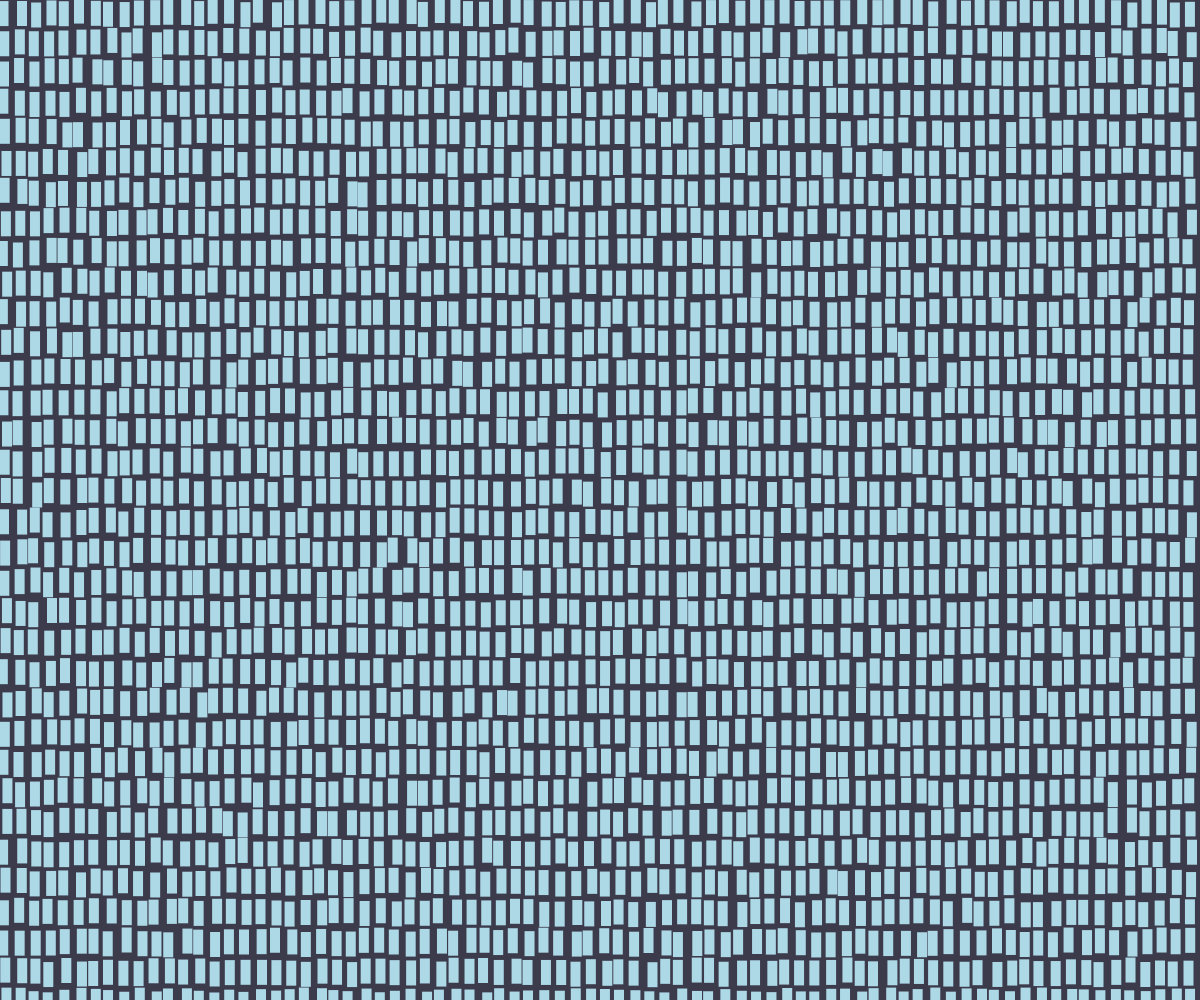
Frame 1 (no input)
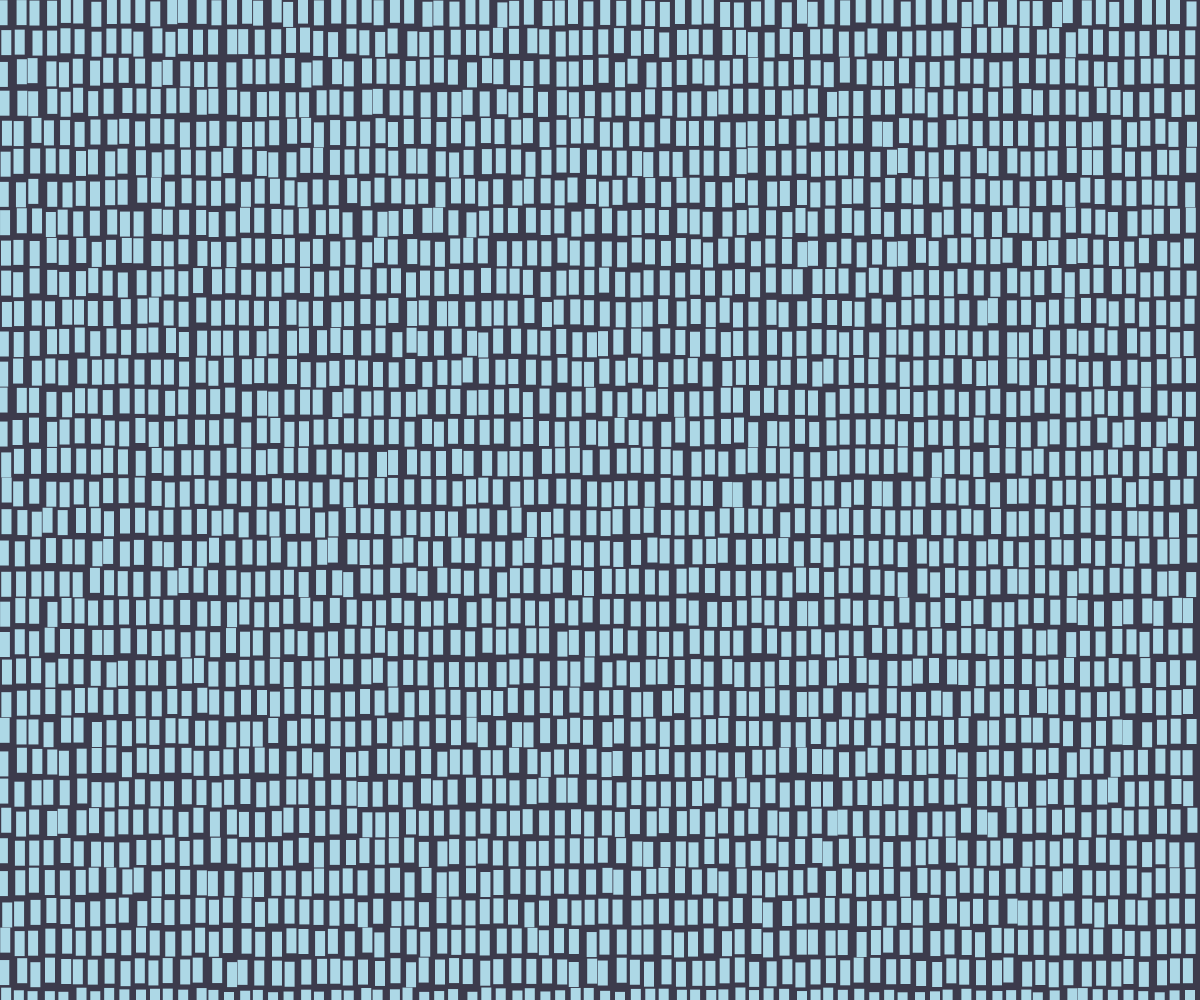
Frame 2 (the mouse pressed at the canvas centre, redrawn once)

The p5.js sketch that drew these frames (run headless with seeded random() and noise() and a simulated clock; the mouse was pressed at the canvas centre and the sketch redrawn once):

// p5.js sketch
// ── sketch.js
function setup () {
  noLoop();
  createCanvas (windowWidth, windowHeight);
}
  function draw() {
  background('#3c3b4c');

  fill("lightblue")
  noStroke();
  let altezza = 25;
  let gutter = 5;

//10 larghezza rettangolo e 5 distanza
  let columns= windowWidth/(10 + 5);
  // altezza/ altezza rettangolo + spazio verticale
  let rows = windowHeight/(altezza + gutter);

  for(let i=0; i < columns; i++) {
    for(let j=0; j<rows; j++){
      let yPos = j * (altezza+gutter) + random(-2.5, 2.5)
      let xPos = i * 15 + random(-2.5, 2.5)
      rect(xPos,yPos,10,altezza);
    }
  }
}
